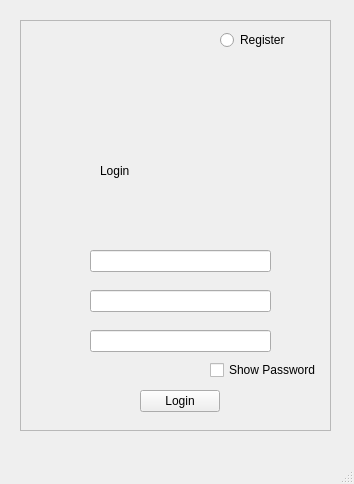
<?xml version="1.0" encoding="UTF-8"?>
<ui version="4.0">
 <class>Login</class>
 <widget class="QMainWindow" name="Login">
  <property name="geometry">
   <rect>
    <x>0</x>
    <y>0</y>
    <width>354</width>
    <height>484</height>
   </rect>
  </property>
  <property name="windowTitle">
   <string>Login</string>
  </property>
  <widget class="QWidget" name="backsplash">
   <widget class="QFrame" name="frame">
    <property name="geometry">
     <rect>
      <x>20</x>
      <y>20</y>
      <width>311</width>
      <height>411</height>
     </rect>
    </property>
    <property name="frameShape">
     <enum>QFrame::StyledPanel</enum>
    </property>
    <property name="frameShadow">
     <enum>QFrame::Raised</enum>
    </property>
    <widget class="QLabel" name="label">
     <property name="geometry">
      <rect>
       <x>80</x>
       <y>90</y>
       <width>171</width>
       <height>121</height>
      </rect>
     </property>
     <property name="text">
      <string>Login</string>
     </property>
    </widget>
    <widget class="QLineEdit" name="usrLine">
     <property name="geometry">
      <rect>
       <x>70</x>
       <y>230</y>
       <width>181</width>
       <height>22</height>
      </rect>
     </property>
    </widget>
    <widget class="QLineEdit" name="pwLine">
     <property name="geometry">
      <rect>
       <x>70</x>
       <y>270</y>
       <width>181</width>
       <height>22</height>
      </rect>
     </property>
    </widget>
    <widget class="QLineEdit" name="pwCnfLine">
     <property name="geometry">
      <rect>
       <x>70</x>
       <y>310</y>
       <width>181</width>
       <height>22</height>
      </rect>
     </property>
    </widget>
    <widget class="QCheckBox" name="checkBox">
     <property name="geometry">
      <rect>
       <x>190</x>
       <y>340</y>
       <width>111</width>
       <height>20</height>
      </rect>
     </property>
     <property name="text">
      <string>Show Password</string>
     </property>
    </widget>
    <widget class="QPushButton" name="pushButton">
     <property name="geometry">
      <rect>
       <x>120</x>
       <y>370</y>
       <width>80</width>
       <height>22</height>
      </rect>
     </property>
     <property name="text">
      <string>Login</string>
     </property>
    </widget>
    <widget class="QRadioButton" name="radioButton">
     <property name="geometry">
      <rect>
       <x>200</x>
       <y>10</y>
       <width>99</width>
       <height>20</height>
      </rect>
     </property>
     <property name="text">
      <string>Register</string>
     </property>
    </widget>
   </widget>
  </widget>
  <widget class="QMenuBar" name="menubar">
   <property name="geometry">
    <rect>
     <x>0</x>
     <y>0</y>
     <width>354</width>
     <height>19</height>
    </rect>
   </property>
  </widget>
  <widget class="QStatusBar" name="statusbar"/>
 </widget>
 <resources/>
 <connections/>
</ui>
